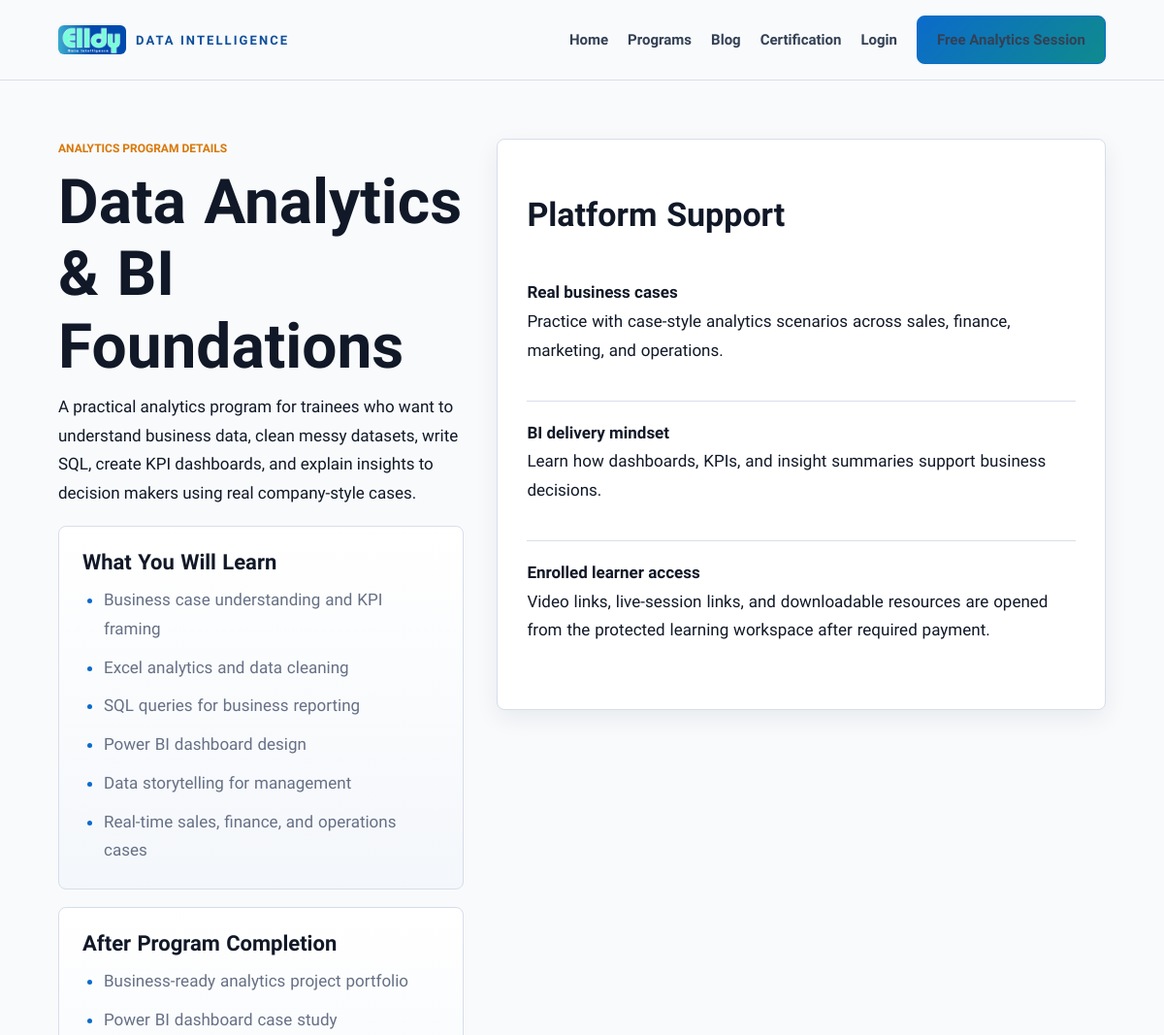
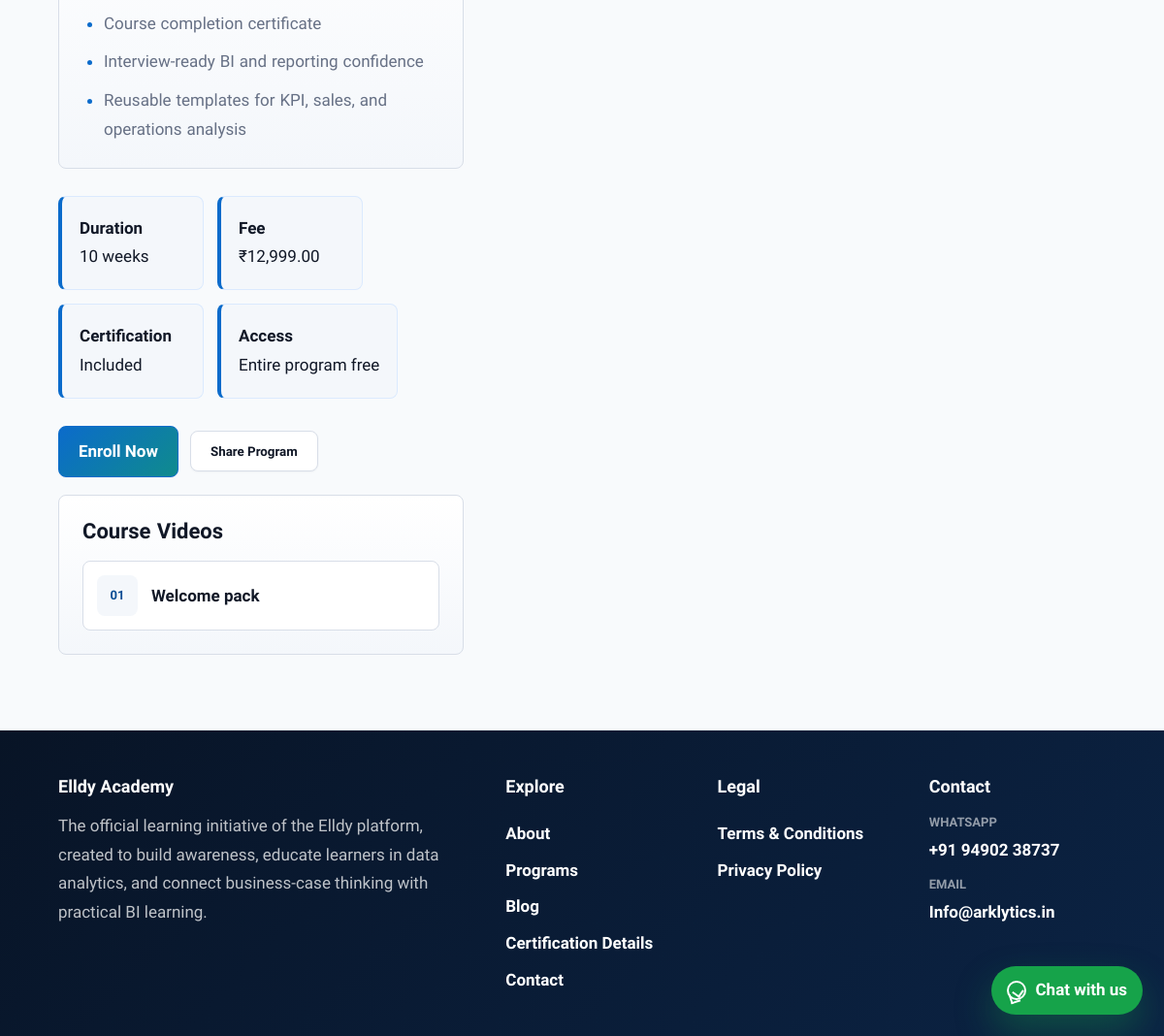
The app's page /program/data-analytics-bi-foundations with its own data (2 pictures, top to bottom).
### tables this page shows
CREATE TABLE IF NOT EXISTS courses (
    id INT UNSIGNED AUTO_INCREMENT PRIMARY KEY,
    title VARCHAR(190) NOT NULL UNIQUE,
    slug VARCHAR(220) NULL UNIQUE,
    short_description TEXT NULL,
    description TEXT NULL,
    learning_plan TEXT NULL,
    completion_benefits TEXT NULL,
    expert_name VARCHAR(160) NULL,
    expert_title VARCHAR(190) NULL,
    expert_bio TEXT NULL,
    expert_photo TEXT NULL,
    promo_video_url TEXT NULL,
    duration VARCHAR(80) NOT NULL,
    fee DECIMAL(10,2) NOT NULL DEFAULT 0,
    discount_fee DECIMAL(10,2) NULL DEFAULT NULL,
    certification_fee DECIMAL(10,2) NOT NULL DEFAULT 0,
    certificate_discount_fee DECIMAL(10,2) NULL DEFAULT NULL,
    show_fee_details TINYINT(1) NOT NULL DEFAULT 1,
    payment_required TINYINT(1) NOT NULL DEFAULT 0,
    delivery_type ENUM('video', 'live_session') NOT NULL DEFAULT 'video',
    certificate_details TEXT NULL,
    certificate_title VARCHAR(220) NULL,
    first_class_link TEXT NULL,
    is_active TINYINT(1) NOT NULL DEFAULT 1,
    created_at TIMESTAMP DEFAULT CURRENT_TIMESTAMP
);

CREATE TABLE IF NOT EXISTS materials (
    id INT UNSIGNED AUTO_INCREMENT PRIMARY KEY,
    course_id INT UNSIGNED NOT NULL,
    title VARCHAR(190) NOT NULL,
    description TEXT NULL,
    material_type ENUM('video', 'live_session', 'material') NOT NULL DEFAULT 'video',
    file_url VARCHAR(255) NULL,
    sort_order INT UNSIGNED NOT NULL DEFAULT 0,
    created_at TIMESTAMP DEFAULT CURRENT_TIMESTAMP,
    CONSTRAINT fk_material_course FOREIGN KEY (course_id) REFERENCES courses(id) ON DELETE CASCADE
);

### config/database.php (called while the page is built, shortened)
<?php
function db_config_value(string $key, string|int $default): string|int
{
    $value = getenv($key);
    if ($value === false || $value === '') {
        return $default;
    }
    return $key === 'DB_PORT' ? (int) $value : $value;
}
function db(): PDO
{
    static $pdo = null;
    if ($pdo instanceof PDO) {
        return $pdo;
    }
    $host = (string) db_config_value('DB_HOST', DB_HOST_DEFAULT);
    $port = (int) db_config_value('DB_PORT', DB_PORT_DEFAULT);
    $name = (string) db_config_value('DB_NAME', DB_NAME_DEFAULT);
    $user = (string) db_config_value('DB_USER', DB_USER_DEFAULT);
    $pass = (string) db_config_value('DB_PASS', DB_PASS_DEFAULT);
    $dsn = 'mysql:host=' . $host . ';port=' . $port . ';dbname=' . $name . ';charset=utf8mb4';
    $pdo = new PDO($dsn, $user, $pass, [
        PDO::ATTR_ERRMODE => PDO::ERRMODE_EXCEPTION,
        PDO::ATTR_DEFAULT_FETCH_MODE => PDO::FETCH_ASSOC,
        PDO::ATTR_EMULATE_PREPARES => false,
    ]);
    return $pdo;
}

### course.php (the view, shortened to what this page needs)
<?php
require_once __DIR__ . '/includes/functions.php';
ensure_course_detail_columns();
$slug = trim((string) ($_GET['slug'] ?? ''));
$id = (int) ($_GET['id'] ?? 0);
if ($slug !== '') {
    $stmt = db()->prepare('SELECT * FROM courses WHERE slug = ? AND is_active = 1');
    $stmt->execute([$slug]);
} else {
    $stmt = db()->prepare('SELECT * FROM courses WHERE id = ? AND is_active = 1');
    $stmt->execute([$id]);
}
$course = $stmt->fetch();
$materials = db()->prepare('SELECT * FROM materials WHERE course_id = ? ORDER BY sort_order ASC, created_at ASC, id ASC');
$materials->execute([(int) $course['id']]);
$materialRows = $materials->fetchAll();
$videoRows = array_values(array_filter($materialRows, fn (array $row): bool => ($row['material_type'] ?? 'video') === 'video'));
$showFeeDetails = course_should_show_fee_details($course);
$isFreeProgram = !course_requires_payment($course);
$isLiveSessionCourse = ($course['delivery_type'] ?? 'video') === 'live_session';
$canonicalUrl = program_url($course);
require __DIR__ . '/includes/header.php';
?>
<section class="course-detail">
    <div>
        <p class="eyebrow">Analytics program details</p>
        <h1><?= e($course['title']) ?></h1>
        <p><?= nl2br(e($course['description'])) ?></p>
        <?php if (!empty($course['learning_plan'])): ?>
            <div class="info-block">
                <h2>What You Will Learn</h2>
                <?= detail_points($course['learning_plan']) ?>
            </div>
        <?php endif; ?>
        <?php if (!empty($course['completion_benefits'])): ?>
            <div class="info-block">
                <h2>After Program Completion</h2>
                <?= detail_points($course['completion_benefits']) ?>
            </div>
        <?php endif; ?>
        <div class="stats-row">
            <span><strong>Duration</strong><?= e($course['duration']) ?></span>
            <?php if ($showFeeDetails): ?>
                <span><strong>Fee</strong><?= price_html($course, 'fee', 'discount_fee') ?></span>
                <span><strong>Certification</strong><?= certificate_fee_amount($course) > 0 ? price_html($course, 'certification_fee', 'certificate_discount_fee') : 'Included' ?></span>
            <?php endif; ?>
            <?php if (!$showFeeDetails): ?>
                <span><strong>Access</strong>Enrollment available</span>
            <?php elseif ($isFreeProgram): ?>
                <span><strong>Access</strong>Entire program free</span>
            <?php elseif ($isLiveSessionCourse): ?>
                <span><strong>Access</strong>Payment required</span>
            <?php else: ?>
                <span><strong>Access</strong>Full video course</span>
            <?php endif; ?>
        </div>
        <div class="program-actions">
            <a class="button primary" href="<?= e(public_url('enroll.php?course_id=' . (int) $course['id'])) ?>">Enroll Now</a>
            <button
                class="button secondary"
                type="button"
                id="share-program"
                data-title="<?= e($course['title']) ?>"
                data-url="<?= e($canonicalUrl) ?>"
            >Share Program</button>
        </div>
        <?php if ($videoRows): ?>
            <div class="info-block">
                <h2>Course Videos</h2>
                <div class="video-outline">
                    <?php foreach ($videoRows as $index => $video): ?>
                        <div>
                            <span><?= str_pad((string) ($index + 1), 2, '0', STR_PAD_LEFT) ?></span>
                            <strong><?= e($video['title']) ?></strong>
                        </div>
                    <?php endforeach; ?>
                </div>
            </div>
        <?php endif; ?>
    </div>
    <aside class="detail-aside">
        <h2>Platform Support</h2>
        <div class="material-item">
            <strong>Real business cases</strong>
            <p>Practice with case-style analytics scenarios across sales, finance, marketing, and operations.</p>
        </div>
        <div class="material-item">
            <strong>BI delivery mindset</strong>
            <p>Learn how dashboards, KPIs, and insight summaries support business decisions.</p>
        </div>
        <div class="material-item">
            <strong>Enrolled learner access</strong>
            <p>Video links, live-session links, and downloadable resources are opened from the protected learning workspace after required payment.</p>
        </div>
    </aside>
</section>
<?php require __DIR__ . '/includes/footer.php'; ?>

### includes/header.php (shortened to what this page needs)
<?php
$user = current_user();
?>
<!doctype html>
<html lang="en">
<head>
    <link rel="stylesheet" href="<?= e(asset_url('assets/css/style.css')) ?>">
</head>
<body
    data-service-worker-url="<?= e(public_url('service-worker.js')) ?>"
    data-app-analytics-url="<?= e(public_url('track_app.php')) ?>"
    data-app-analytics-token="<?= e(csrf_token()) ?>"
>
<header class="site-header">
    <a class="brand" href="<?= e(public_url()) ?>">
        <span class="brand-lockup">
            <img class="brand-logo" src="<?= e(public_url('assets/elldy-logo.png')) ?>" alt="Elldy">
            <span class="brand-label">Academy</span>
        </span>
    </a>
    <nav class="main-nav" id="main-navigation">
        <a href="<?= e(public_url()) ?>">Home</a>
        <a href="<?= e(public_url('programs')) ?>">Programs</a>
        <a href="<?= e(public_url('blog.php')) ?>">Blog</a>
        <a href="<?= e(public_url('certification')) ?>">Certification</a>
        <?php if ($user): ?>
            <a href="<?= e(public_url('dashboard.php')) ?>">My Sessions</a>
            <a href="<?= e(public_url('profile.php')) ?>">Profile</a>
            <a href="<?= e(public_url('logout.php')) ?>">Logout</a>
        <?php else: ?>
            <a href="<?= e(public_url('login.php')) ?>">Login</a>
            <a class="nav-cta" href="<?= e(public_url('programs')) ?>">Free Analytics Session</a>
        <?php endif; ?>
    </nav>
</header>
<main>

### includes/functions.php (shortened to what this page needs)
<?php
require_once __DIR__ . '/../config/database.php';
function site_base_path(): string
{
    $scriptDir = str_replace('\\', '/', dirname($_SERVER['SCRIPT_NAME'] ?? '/'));
    $scriptDir = rtrim($scriptDir, '/');
    return $scriptDir === '' ? '' : $scriptDir;
}
function e(?string $value): string
{
    return htmlspecialchars((string) $value, ENT_QUOTES, 'UTF-8');
}
function public_url(string $path = ''): string
{
    $base = site_base_path();
    $path = ltrim($path, '/');
    return ($base === '' ? '' : $base) . '/' . $path;
}
function asset_url(string $path): string
{
    $fullPath = __DIR__ . '/../' . ltrim($path, '/');
    $version = is_file($fullPath) ? (string) filemtime($fullPath) : '';
    $url = public_url($path);
    return $version !== '' ? $url . '?v=' . rawurlencode($version) : $url;
}
function program_url(array $course): string
{
    $slug = trim((string) ($course['slug'] ?? ''));
    return public_url('program/' . rawurlencode($slug));
}
function detail_points(?string $value): string
{
    $lines = preg_split('/\R/', trim((string) $value)) ?: [];
    $items = array_values(array_filter(array_map('trim', $lines), fn (string $line): bool => $line !== ''));
    $html = '<ul class="detail-list">';
    foreach ($items as $item) {
        $html .= '<li>' . e($item) . '</li>';
    }
    return $html . '</ul>';
}
function money(float|int|string $value): string
{
    return '₹' . number_format((float) $value, 2);
}
function discounted_amount(array $row, string $regularKey, string $discountKey): float
{
    $regular = max(0, (float) ($row[$regularKey] ?? 0));
    if (!array_key_exists($discountKey, $row) || $row[$discountKey] === null || $row[$discountKey] === '') {
        return $regular;
    }
    $discount = max(0, (float) $row[$discountKey]);
    return $discount < $regular ? $discount : $regular;
}
function course_fee_amount(array $course): float
{
    return discounted_amount($course, 'fee', 'discount_fee');
}
function course_requires_payment(array $course): bool
{
    if (array_key_exists('payment_required', $course)) {
        return (int) ($course['payment_required'] ?? 0) === 1;
    }
    return course_fee_amount($course) > 0;
}
function certificate_fee_amount(array $course): float
{
    return discounted_amount($course, 'certification_fee', 'certificate_discount_fee');
}
function course_should_show_fee_details(array $course): bool
{
    return (int) ($course['show_fee_details'] ?? 1) === 1;
}
function price_html(array $row, string $regularKey, string $discountKey): string
{
    $amount = discounted_amount($row, $regularKey, $discountKey);
    return e(money($amount));
}
function csrf_token(): string
{
    return $_SESSION['csrf_token'];
}
function remember_cookie_name(): string
{
    return 'elldy_remember';
}
function user_from_remembered_device(): ?array
{
    $cookie = (string) ($_COOKIE[remember_cookie_name()] ?? '');
    $parts = explode(':', $cookie, 2);
    if (count($parts) !== 2 || !preg_match('/^[a-f0-9]{24}$/', $parts[0]) || !preg_match('/^[a-f0-9]{64}$/', $parts[1])) {
        return null;
    }
    [$selector, $token] = $parts;
    $stmt = db()->prepare(
        "SELECT u.*, rt.id AS remember_token_id, rt.token_hash, rt.user_agent_hash
         FROM user_remember_tokens rt
         JOIN users u ON u.id = rt.user_id
         WHERE rt.selector = ? AND rt.expires_at >= NOW()
         LIMIT 1"
    );
    $stmt->execute([$selector]);
    $row = $stmt->fetch();
    return $row;
}
function current_user(): ?array
{
    if (empty($_SESSION['user_id'])) {
        return user_from_remembered_device();
    }
    $stmt = db()->prepare('SELECT * FROM users WHERE id = ?');
    $stmt->execute([$_SESSION['user_id']]);
    $user = $stmt->fetch();
    return $user;
}
function ensure_course_detail_columns(): void
{
    $slugRows = db()->query('SELECT id, title, slug FROM courses ORDER BY id ASC')->fetchAll();
    $courseCount = (int) db()->query('SELECT COUNT(*) FROM courses')->fetchColumn();
    if ($courseCount > 0) {
        return;
    }
}

### includes/footer.php (shortened to what this page needs)
    </main>
    <footer class="site-footer">
        <div class="footer-brand">
            <strong>Elldy Academy</strong>
            <p>The official learning initiative of the Elldy platform, created to build awareness, educate learners in data analytics, and connect business-case thinking with practical BI learning.</p>
        </div>
        <div class="footer-links">
            <strong>Explore</strong>
            <a href="<?= e(public_url('about')) ?>">About</a>
            <a href="<?= e(public_url('programs')) ?>">Programs</a>
            <a href="<?= e(public_url('blog.php')) ?>">Blog</a>
            <a href="<?= e(public_url('certification')) ?>">Certification Details</a>
            <a href="<?= e(public_url('contact')) ?>">Contact</a>
        </div>
        <div class="footer-links">
            <strong>Legal</strong>
            <a href="<?= e(public_url('terms')) ?>">Terms & Conditions</a>
            <a href="<?= e(public_url('privacy')) ?>">Privacy Policy</a>
        </div>
        <div class="footer-contact">
            <strong>Contact</strong>
            <p><span>WhatsApp</span><a href="https://wa.me/919490238737" target="_blank" rel="noopener">+91 94902 38737</a></p>
            <p><span>Email</span><a href="mailto:Info@arklytics.in">Info@arklytics.in</a></p>
        </div>
    </footer>
    <a
        class="support-whatsapp"
        href="https://wa.me/919490238737?text=Hi%20Elldy%20Academy%2C%20I%20need%20support%20regarding%20my%20course."
        target="_blank"
        rel="noopener"
        aria-label="Chat with Elldy Academy support on WhatsApp"
    >
        <span class="support-whatsapp-icon" aria-hidden="true"></span>
        <span>Chat with us</span>
    </a>
</body>
</html>

### records on screen
courses: title "Data Analytics & BI Foundations", description "A practical analytics program for trainees who want to understand business data, clean messy datasets, write SQL, create KPI dashboards, and explain insights to decision makers using real company-style cases.", learning_plan "Business case understanding and KPI framing", learning_plan "Excel analytics and data cleaning", learning_plan "SQL queries for business reporting", learning_plan "Power BI dashboard design", learning_plan "Data storytelling for management", learning_plan "Real-time sales, finance, and operations cases", completion_benefits "Business-ready analytics project portfolio", completion_benefits "Power BI dashboard case study", completion_benefits "Course completion certificate", completion_benefits "Interview-ready BI and reporting confidence", completion_benefits "Reusable templates for KPI, sales, and operations analysis", duration "10 weeks", fee "₹12,999.00"
materials: index "01", title "Welcome pack"
